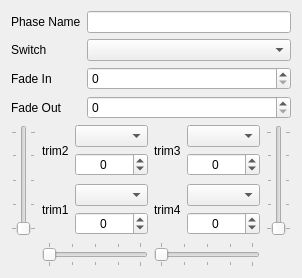
           <widget class="QWidget" name="phase2">
            <property name="geometry">
             <rect>
              <x>0</x>
              <y>0</y>
              <width>302</width>
              <height>278</height>
             </rect>
            </property>
            <attribute name="label">
             <string>Flight Phase 2</string>
            </attribute>
            <layout class="QVBoxLayout" name="verticalLayout_4c">
             <item>
              <layout class="QGridLayout" name="gridLayout_11c">
               <item row="0" column="2">
                <widget class="QLineEdit" name="phase2Name">
                 <property name="maxLength">
                  <number>6</number>
                 </property>
                </widget>
               </item>
               <item row="0" column="0">
                <widget class="QLabel" name="label_37e">
                 <property name="text">
                  <string>Phase Name</string>
                 </property>
                </widget>
               </item>
               <item row="2" column="0">
                <widget class="QLabel" name="label_38e">
                 <property name="text">
                  <string>Fade In</string>
                 </property>
                </widget>
               </item>
               <item row="3" column="0">
                <widget class="QLabel" name="label_39e">
                 <property name="text">
                  <string>Fade Out</string>
                 </property>
                </widget>
               </item>
               <item row="1" column="0">
                <widget class="QLabel" name="label_37e_2">
                 <property name="text">
                  <string>Switch</string>
                 </property>
                </widget>
               </item>
               <item row="1" column="2">
                <widget class="QComboBox" name="phase2Switch"/>
               </item>
               <item row="2" column="2">
                <widget class="QSpinBox" name="phase2FadeIn">
                 <property name="minimum">
                  <number>0</number>
                 </property>
                 <property name="maximum">
                  <number>15</number>
                 </property>
                </widget>
               </item>
               <item row="3" column="2">
                <widget class="QSpinBox" name="phase2FadeOut">
                 <property name="minimum">
                  <number>0</number>
                 </property>
                 <property name="maximum">
                  <number>15</number>
                 </property>
                </widget>
               </item>
              </layout>
             </item>
             <item>
              <layout class="QGridLayout" name="gridLayout_12e">
               <item row="0" column="0">
                <widget class="QSlider" name="phase2Trim2Slider">
                 <property name="orientation">
                  <enum>Qt::Vertical</enum>
                 </property>
                 <property name="tickPosition">
                  <enum>QSlider::TicksBothSides</enum>
                 </property>
                 <property name="tickInterval">
                  <number>25</number>
                 </property>
                </widget>
               </item>
               <item row="0" column="3">
                <widget class="QSlider" name="phase2Trim3Slider">
                 <property name="orientation">
                  <enum>Qt::Vertical</enum>
                 </property>
                 <property name="invertedAppearance">
                  <bool>false</bool>
                 </property>
                 <property name="invertedControls">
                  <bool>false</bool>
                 </property>
                 <property name="tickPosition">
                  <enum>QSlider::TicksBothSides</enum>
                 </property>
                 <property name="tickInterval">
                  <number>25</number>
                 </property>
                </widget>
               </item>
               <item row="2" column="2">
                <widget class="QSlider" name="phase2Trim4Slider">
                 <property name="orientation">
                  <enum>Qt::Horizontal</enum>
                 </property>
                 <property name="tickPosition">
                  <enum>QSlider::TicksBothSides</enum>
                 </property>
                 <property name="tickInterval">
                  <number>25</number>
                 </property>
                </widget>
               </item>
               <item row="2" column="1">
                <widget class="QSlider" name="phase2Trim1Slider">
                 <property name="orientation">
                  <enum>Qt::Horizontal</enum>
                 </property>
                 <property name="tickPosition">
                  <enum>QSlider::TicksBothSides</enum>
                 </property>
                 <property name="tickInterval">
                  <number>25</number>
                 </property>
                </widget>
               </item>
               <item row="0" column="1">
                <layout class="QGridLayout" name="gridLayout_14e" columnstretch="0,1">
                 <item row="1" column="0">
                  <widget class="QLabel" name="phase2Trim1Label">
                   <property name="text">
                    <string>trim1</string>
                   </property>
                  </widget>
                 </item>
                 <item row="0" column="0">
                  <widget class="QLabel" name="phase2Trim2Label">
                   <property name="text">
                    <string>trim2</string>
                   </property>
                  </widget>
                 </item>
                 <item row="0" column="1">
                  <layout class="QVBoxLayout" name="verticalLayout_5c">
                   <item>
                    <spacer name="verticalSpacer_3c">
                     <property name="orientation">
                      <enum>Qt::Vertical</enum>
                     </property>
                     <property name="sizeHint" stdset="0">
                      <size>
                       <width>20</width>
                       <height>40</height>
                      </size>
                     </property>
                    </spacer>
                   </item>
                   <item>
                    <widget class="QComboBox" name="phase2Trim2Use"/>
                   </item>
                   <item>
                    <widget class="QSpinBox" name="phase2Trim2Value">
                     <property name="alignment">
                      <set>Qt::AlignCenter</set>
                     </property>
                     <property name="accelerated">
                      <bool>true</bool>
                     </property>
                     <property name="minimum">
                      <number>-896</number>
                     </property>
                     <property name="maximum">
                      <number>896</number>
                     </property>
                    </widget>
                   </item>
                   <item>
                    <spacer name="verticalSpacer_4a">
                     <property name="orientation">
                      <enum>Qt::Vertical</enum>
                     </property>
                     <property name="sizeHint" stdset="0">
                      <size>
                       <width>20</width>
                       <height>40</height>
                      </size>
                     </property>
                    </spacer>
                   </item>
                  </layout>
                 </item>
                 <item row="1" column="1">
                  <layout class="QVBoxLayout" name="verticalLayout_6b">
                   <item>
                    <spacer name="verticalSpacer_5b">
                     <property name="orientation">
                      <enum>Qt::Vertical</enum>
                     </property>
                     <property name="sizeHint" stdset="0">
                      <size>
                       <width>20</width>
                       <height>40</height>
                      </size>
                     </property>
                    </spacer>
                   </item>
                   <item>
                    <widget class="QComboBox" name="phase2Trim1Use"/>
                   </item>
                   <item>
                    <widget class="QSpinBox" name="phase2Trim1Value">
                     <property name="alignment">
                      <set>Qt::AlignCenter</set>
                     </property>
                     <property name="accelerated">
                      <bool>true</bool>
                     </property>
                     <property name="minimum">
                      <number>-896</number>
                     </property>
                     <property name="maximum">
                      <number>896</number>
                     </property>
                    </widget>
                   </item>
                   <item>
                    <spacer name="verticalSpacer_6b">
                     <property name="orientation">
                      <enum>Qt::Vertical</enum>
                     </property>
                     <property name="sizeHint" stdset="0">
                      <size>
                       <width>20</width>
                       <height>40</height>
                      </size>
                     </property>
                    </spacer>
                   </item>
                  </layout>
                 </item>
                </layout>
               </item>
               <item row="0" column="2">
                <layout class="QGridLayout" name="gridLayout_15e" columnstretch="0,1">
                 <item row="1" column="0">
                  <widget class="QLabel" name="phase2Trim4Label">
                   <property name="text">
                    <string>trim4</string>
                   </property>
                  </widget>
                 </item>
                 <item row="0" column="0">
                  <widget class="QLabel" name="phase2Trim3Label">
                   <property name="text">
                    <string>trim3</string>
                   </property>
                  </widget>
                 </item>
                 <item row="0" column="1">
                  <layout class="QVBoxLayout" name="verticalLayout_7b">
                   <item>
                    <spacer name="verticalSpacer_7b">
                     <property name="orientation">
                      <enum>Qt::Vertical</enum>
                     </property>
                     <property name="sizeHint" stdset="0">
                      <size>
                       <width>20</width>
                       <height>40</height>
                      </size>
                     </property>
                    </spacer>
                   </item>
                   <item>
                    <widget class="QComboBox" name="phase2Trim3Use"/>
                   </item>
                   <item>
                    <widget class="QSpinBox" name="phase2Trim3Value">
                     <property name="alignment">
                      <set>Qt::AlignCenter</set>
                     </property>
                     <property name="accelerated">
                      <bool>true</bool>
                     </property>
                     <property name="minimum">
                      <number>-896</number>
                     </property>
                     <property name="maximum">
                      <number>896</number>
                     </property>
                    </widget>
                   </item>
                   <item>
                    <spacer name="verticalSpacer_8d">
                     <property name="orientation">
                      <enum>Qt::Vertical</enum>
                     </property>
                     <property name="sizeHint" stdset="0">
                      <size>
                       <width>20</width>
                       <height>40</height>
                      </size>
                     </property>
                    </spacer>
                   </item>
                  </layout>
                 </item>
                 <item row="1" column="1">
                  <layout class="QVBoxLayout" name="verticalLayout_8d">
                   <item>
                    <spacer name="verticalSpacer_9d">
                     <property name="orientation">
                      <enum>Qt::Vertical</enum>
                     </property>
                     <property name="sizeHint" stdset="0">
                      <size>
                       <width>20</width>
                       <height>40</height>
                      </size>
                     </property>
                    </spacer>
                   </item>
                   <item>
                    <widget class="QComboBox" name="phase2Trim4Use"/>
                   </item>
                   <item>
                    <widget class="QSpinBox" name="phase2Trim4Value">
                     <property name="alignment">
                      <set>Qt::AlignCenter</set>
                     </property>
                     <property name="accelerated">
                      <bool>true</bool>
                     </property>
                     <property name="minimum">
                      <number>-896</number>
                     </property>
                     <property name="maximum">
                      <number>896</number>
                     </property>
                    </widget>
                   </item>
                   <item>
                    <spacer name="verticalSpacer_10c">
                     <property name="orientation">
                      <enum>Qt::Vertical</enum>
                     </property>
                     <property name="sizeHint" stdset="0">
                      <size>
                       <width>20</width>
                       <height>40</height>
                      </size>
                     </property>
                    </spacer>
                   </item>
                  </layout>
                 </item>
                </layout>
               </item>
              </layout>
             </item>
            </layout>
           </widget>
